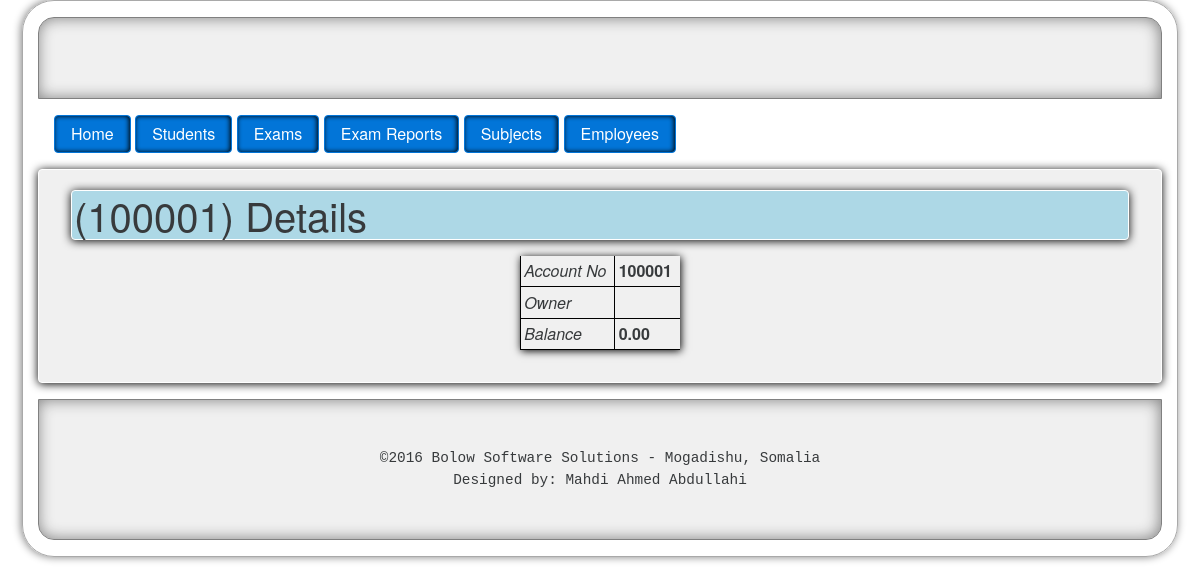
Before: /cms/account/1/ with the older database file.
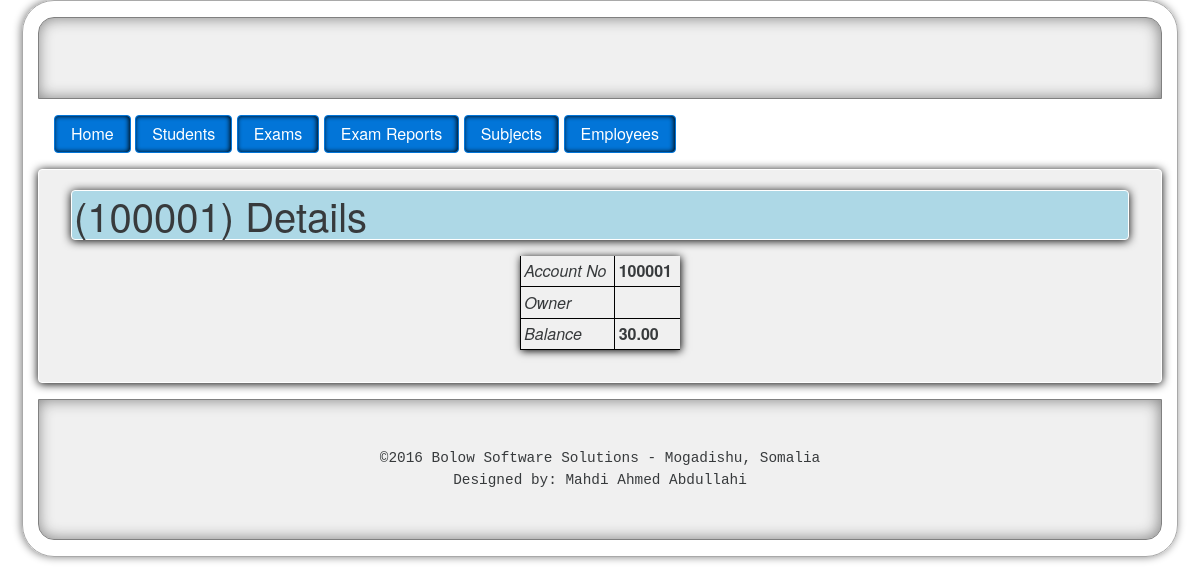
After: the same page with the newer database file.
### university/models.py (models this page shows)
class Account(models.Model):
    owner = models.ForeignKey(Student)
    number = models.IntegerField()
    balance = models.DecimalField(decimal_places=2, max_digits=12, default=0.0)
    def __str__(self):
        return str(self.owner) + '(' + str(self.number) + ')'

class Student(models.Model):
    first_name = models.CharField(max_length=30)
    middle_name = models.CharField(max_length=30)
    last_name = models.CharField(max_length=30)
    DateOfBirth = models.DateField()
    address = models.TextField(default=None)
    phone = models.CharField(max_length=30)
    guardian = models.CharField(max_length=50)
    guardian_phone = models.CharField(max_length=30)
    status = models.BooleanField(default=False)
    registered = models.DateField(default = timezone.now)
    registered_by = models.ForeignKey(User)
    classroom = models.ForeignKey(Classroom)
    last_updated = models.DateTimeField(default=timezone.now)
    def __str__(self):
        return self.first_name + " " + self.middle_name + " " + self.last_name

### university/views.py (the view)
# urls.py: url(r'^account/(?P<pk>[0-9]+)/$', views.account_details, name='account_details'),
def account_details(request, pk):
    account = Account.objects.get(pk=pk)
    return render(request, 'account/account_details.html', {'account':account})

### university/templates/account/account_details.html
{% extends 'university/layout.html' %}
{% block content %}
<h1>{{ account }} Details</h1>
<table>
	<tr>
		<td><em>Account No</em></td>
		<td><b>{{ account.number }}</b></td>
	</tr>
	<tr>
		<td><em>Owner</em></td>
		<td><b>{{ account.owner }}</b></td>
	</tr>
	<tr>
		<td><em>Balance</em></td>
		<td><b>{{ account.balance }}</b></td>
	</tr>
</table>
{% endblock %}

Changed rows visible on the page:
changed Account: balance "0.00" → "30.00"
